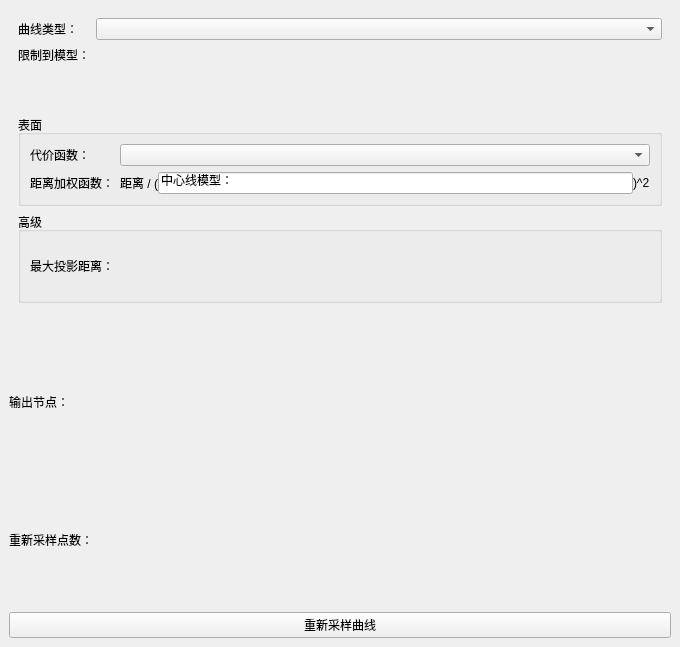
<ui version="4.0">
 <class>qMRMLMarkupsCurveSettingsWidget</class>
 <widget class="QWidget" name="qMRMLMarkupsCurveSettingsWidget">
  <property name="geometry">
   <rect>
    <x>0</x>
    <y>0</y>
    <width>680</width>
    <height>647</height>
   </rect>
  </property>
  <property name="windowTitle">
   <string>曲线设置</string>
  </property>
  <layout class="QVBoxLayout" name="verticalLayout">
   <property name="leftMargin">
    <number>0</number>
   </property>
   <property name="topMargin">
    <number>0</number>
   </property>
   <property name="rightMargin">
    <number>0</number>
   </property>
   <property name="bottomMargin">
    <number>0</number>
   </property>
   <item>
    <widget class="ctkCollapsibleButton" name="curveSettingsCollapseButton" native="true">
     <property name="text" stdset="0">
      <string>曲线设置</string>
     </property>
     <property name="collapsed" stdset="0">
      <bool>true</bool>
     </property>
     <layout class="QVBoxLayout" name="verticalLayout_5">
      <item>
       <widget class="QWidget" name="curveSettingsWidget" native="true">
        <layout class="QVBoxLayout" name="verticalLayout_6">
         <property name="leftMargin">
          <number>9</number>
         </property>
         <property name="topMargin">
          <number>9</number>
         </property>
         <property name="rightMargin">
          <number>9</number>
         </property>
         <property name="bottomMargin">
          <number>9</number>
         </property>
         <item>
          <layout class="QFormLayout" name="formLayout_3">
           <item row="0" column="0">
            <widget class="QLabel" name="label_7">
             <property name="text">
              <string>曲线类型：</string>
             </property>
            </widget>
           </item>
           <item row="0" column="1">
            <widget class="QComboBox" name="curveTypeComboBox" />
           </item>
           <item row="1" column="0">
            <widget class="QLabel" name="label_4">
             <property name="text">
              <string>限制到模型：</string>
             </property>
            </widget>
           </item>
           <item row="1" column="1">
            <widget class="qMRMLNodeComboBox" name="modelNodeSelector" native="true">
             <property name="nodeTypes" stdset="0">
              <stringlist notr="true">
               <string>模型节点 (vtkMRMLModelNode)</string>
              </stringlist>
             </property>
             <property name="noneEnabled" stdset="0">
              <bool>true</bool>
             </property>
            </widget>
           </item>
          </layout>
         </item>
         <item>
          <widget class="ctkCollapsibleGroupBox" name="surfaceCurveCollapsibleButton">
           <property name="title">
            <string>表面</string>
           </property>
           <property name="collapsed" stdset="0">
            <bool>false</bool>
           </property>
           <layout class="QFormLayout" name="formLayout_2">
            <item row="0" column="0">
             <widget class="QLabel" name="label_5">
              <property name="text">
               <string>代价函数：</string>
              </property>
             </widget>
            </item>
            <item row="1" column="0">
             <widget class="QLabel" name="label_6">
              <property name="text">
               <string>距离加权函数：</string>
              </property>
              <property name="alignment">
               <set>Qt::AlignLeading|Qt::AlignLeft|Qt::AlignVCenter</set>
              </property>
             </widget>
            </item>
            <item row="1" column="1">
             <widget class="QWidget" name="scalarFunctionWidget" native="true">
              <property name="styleSheet">
               <string notr="true" />
              </property>
              <layout class="QHBoxLayout" name="horizontalLayout_3">
               <property name="spacing">
                <number>0</number>
               </property>
               <property name="leftMargin">
                <number>0</number>
               </property>
               <property name="topMargin">
                <number>0</number>
               </property>
               <property name="rightMargin">
                <number>0</number>
               </property>
               <property name="bottomMargin">
                <number>0</number>
               </property>
               <item>
                <widget class="QLabel" name="scalarFunctionPrefixLabel">
                 <property name="sizePolicy">
                  <sizepolicy hsizetype="Minimum" vsizetype="Preferred">
                   <horstretch>0</horstretch>
                   <verstretch>0</verstretch>
                  </sizepolicy>
                 </property>
                 <property name="text">
                  <string>距离 / (</string>
                 </property>
                 <property name="alignment">
                  <set>Qt::AlignRight|Qt::AlignTrailing|Qt::AlignVCenter</set>
                 </property>
                </widget>
               </item>
               <item>
                <widget class="QLineEdit" name="scalarFunctionLineEdit">
                 <property name="sizePolicy">
                  <sizepolicy hsizetype="MinimumExpanding" vsizetype="Fixed">
                   <horstretch>0</horstretch>
                   <verstretch>0</verstretch>
                  </sizepolicy>
                 </property>
                 <property name="sizeIncrement">
                  <size>
                   <width>0</width>
                   <height>0</height>
                  </size>
                 </property>
                 <property name="toolTip">
                  <string>&amp;lt;html&amp;gt;&amp;lt;head/&amp;gt;&amp;lt;body&amp;gt;&amp;lt;p align="justify"&amp;gt;用于计算路径寻找的标量权重的函数。当前活动的点标量可以通过变量名 &amp;quot;activeScalar&amp;quot; 访问。所有其他标量可以作为变量访问，前提是它们不包含任何非法字符 (&amp;quot;./* 等)。&amp;lt;/p&amp;gt;&amp;lt;p&amp;gt;示例函数： &amp;quot;activeScalar*activeScalar&amp;quot;, &amp;quot;exp(activeScalar)&amp;quot;, &amp;quot;1.0-activeScalar&amp;quot;, &amp;quot;scalarA*scalarB&amp;quot;&amp;lt;/p&amp;gt;&amp;lt;/body&amp;gt;&amp;lt;/html&amp;gt;</string>
                 </property>
                 <property name="text">
                  <string>中心线模型：</string>
                 </property>
                </widget>
               </item>
               <item>
                <widget class="QLabel" name="scalarFunctionSuffixLabel">
                 <property name="sizePolicy">
                  <sizepolicy hsizetype="Minimum" vsizetype="Preferred">
                   <horstretch>0</horstretch>
                   <verstretch>0</verstretch>
                  </sizepolicy>
                 </property>
                 <property name="text">
                  <string>)^2</string>
                 </property>
                </widget>
               </item>
              </layout>
             </widget>
            </item>
            <item row="0" column="1">
             <widget class="QComboBox" name="costFunctionComboBox" />
            </item>
           </layout>
          </widget>
         </item>
         <item>
          <widget class="ctkCollapsibleGroupBox" name="CurveSettingsAdvancedOptionCollapsibleGroupBox">
           <property name="title">
            <string>高级</string>
           </property>
           <property name="checked">
            <bool>false</bool>
           </property>
           <property name="collapsed" stdset="0">
            <bool>true</bool>
           </property>
           <property name="collapsedHeight" stdset="0">
            <number>7</number>
           </property>
           <layout class="QGridLayout" name="CurveSettingsAdvancedOptionGridLayout">
            <item row="0" column="0">
             <widget class="QLabel" name="projectCurveMaxSearchRadiusLabel">
              <property name="text">
               <string>最大投影距离：</string>
              </property>
             </widget>
            </item>
            <item row="0" column="1">
             <widget class="ctkSliderWidget" name="projectCurveMaxSearchRadiusSliderWidget" native="true">
              <property name="toolTip">
               <string>选择最大投影距离作为边界框大小的百分比。</string>
              </property>
              <property name="singleStep" stdset="0">
               <double>0.100000000000000</double>
              </property>
              <property name="minimum" stdset="0">
               <double>0.000000000000000</double>
              </property>
              <property name="maximum" stdset="0">
               <double>100.000000000000000</double>
              </property>
              <property name="value" stdset="0">
               <double>25.000000000000000</double>
              </property>
              <property name="suffix" stdset="0">
               <string> %</string>
              </property>
             </widget>
            </item>
           </layout>
          </widget>
         </item>
        </layout>
       </widget>
      </item>
     </layout>
    </widget>
   </item>
   <item>
    <widget class="ctkCollapsibleButton" name="resampleCurveCollapsibleButton" native="true">
     <property name="toolTip">
      <string>使用指定的点数重新采样曲线。</string>
     </property>
     <property name="text" stdset="0">
      <string>重新采样</string>
     </property>
     <property name="collapsed" stdset="0">
      <bool>true</bool>
     </property>
     <layout class="QGridLayout" name="gridLayout1">
      <item row="0" column="0">
       <widget class="QLabel" name="resampleCurveOutputNodeLabel">
        <property name="text">
         <string>输出节点： </string>
        </property>
       </widget>
      </item>
      <item row="1" column="0">
       <widget class="QLabel" name="resampleCurveNumerOfOutputPointsLabel">
        <property name="toolTip">
         <string>选择重新采样曲线上的点数。 </string>
        </property>
        <property name="text">
         <string>重新采样点数： </string>
        </property>
       </widget>
      </item>
      <item row="1" column="1">
       <widget class="ctkDoubleSpinBox" name="resampleCurveNumerOfOutputPointsSpinBox" native="true">
        <property name="focusPolicy">
         <enum>Qt::TabFocus</enum>
        </property>
        <property name="toolTip">
         <string>活动曲线将使用指定的点数进行重新采样。</string>
        </property>
        <property name="decimals" stdset="0">
         <number>0</number>
        </property>
        <property name="minimum" stdset="0">
         <double>0.000000000000000</double>
        </property>
        <property name="maximum" stdset="0">
         <double>1000000.000000000000000</double>
        </property>
        <property name="singleStep" stdset="0">
         <double>1.000000000000000</double>
        </property>
        <property name="value" stdset="0">
         <double>20.000000000000000</double>
        </property>
       </widget>
      </item>
      <item row="0" column="1">
       <widget class="qMRMLNodeComboBox" name="resampleCurveOutputNodeSelector" native="true">
        <property name="toolTip">
         <string>选择一个节点以存储重新采样的曲线 </string>
        </property>
        <property name="nodeTypes" stdset="0">
         <stringlist notr="true">
          <string>曲线节点 (vtkMRMLMarkupsCurveNode)</string>
         </stringlist>
        </property>
        <property name="noneEnabled" stdset="0">
         <bool>true</bool>
        </property>
        <property name="addEnabled" stdset="0">
         <bool>true</bool>
        </property>
        <property name="removeEnabled" stdset="0">
         <bool>true</bool>
        </property>
        <property name="renameEnabled" stdset="0">
         <bool>true</bool>
        </property>
        <property name="selectNodeUponCreation" stdset="0">
         <bool>true</bool>
        </property>
        <property name="noneDisplay" stdset="0">
         <string>(覆盖当前节点)</string>
        </property>
       </widget>
      </item>
      <item row="4" column="0" colspan="3">
       <widget class="QPushButton" name="resampleCurveButton">
        <property name="toolTip">
         <string>使用指定的点数重新采样活动曲线。</string>
        </property>
        <property name="text">
         <string>重新采样曲线</string>
        </property>
       </widget>
      </item>
     </layout>
    </widget>
   </item>
  </layout>
 </widget>
 <customwidgets>
  <customwidget>
   <class>ctkCollapsibleButton</class>
   <extends>QWidget</extends>
   <header>ctkCollapsibleButton.h</header>
   <container>1</container>
  </customwidget>
  <customwidget>
   <class>ctkCollapsibleGroupBox</class>
   <extends>QGroupBox</extends>
   <header>ctkCollapsibleGroupBox.h</header>
   <container>1</container>
  </customwidget>
  <customwidget>
   <class>qMRMLNodeComboBox</class>
   <extends>QWidget</extends>
   <header>qMRMLNodeComboBox.h</header>
   <container>1</container>
  </customwidget>
  <customwidget>
   <class>ctkSliderWidget</class>
   <extends>QWidget</extends>
   <header>ctkSliderWidget.h</header>
  </customwidget>
  <customwidget>
   <class>ctkDoubleSpinBox</class>
   <extends>QWidget</extends>
   <header>ctkDoubleSpinBox.h</header>
  </customwidget>
 </customwidgets>
 <resources />
 <connections>
 </connections>
</ui>
